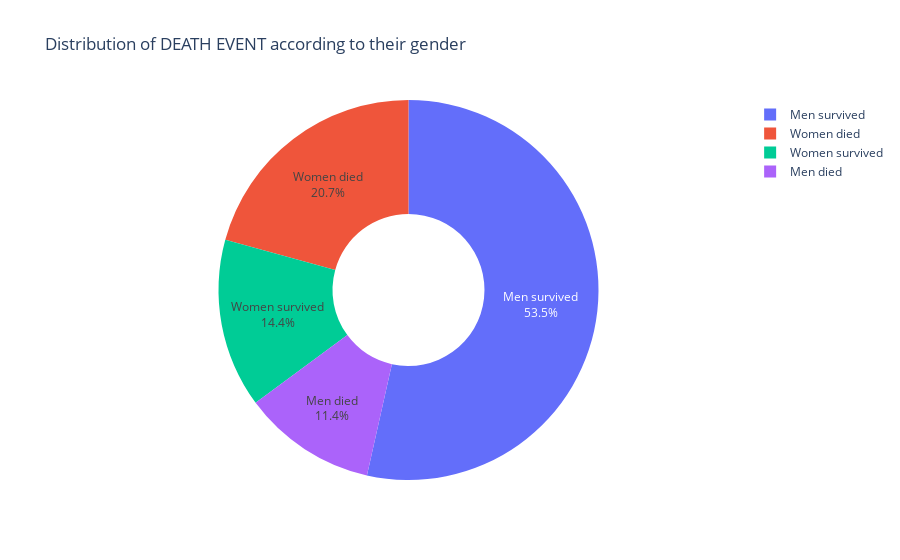

Notebook code for this chart:
### Code cell
len_data = len(train)
len_w = len(train[train["sex"]==0])
len_m = len_data - len_w

men_died = len(train.loc[(train["DEATH_EVENT"]==1) &(train['sex']==0)])
men_survived = len_m - men_died

women_died = len(train.loc[(train["DEATH_EVENT"]==1) & (train['sex']==1)])
women_survived = len_w - women_died

labels = ['Men died','Men survived','Women died','Women survived']
values = [men_died, men_survived, women_died, women_survived]

fig = go.Figure(data=[go.Pie(labels=labels, values=values,textinfo='label+percent',hole=0.4)])
fig.update_layout(
    title_text="Distribution of DEATH EVENT according to their gender")
fig.show()

### Figure 1 — Plotly figure (JSON) as saved in the notebook; plotly's stock layout.template omitted (floating-point values rounded to 4 significant figures)
{"data": [{"hole": 0.4, "labels": ["Men died", "Men survived", "Women died", "Women survived"], "textinfo": "label+percent", "type": "pie", "values": [34, 160, 62, 43]}], "layout": {"autosize": true, "title": {"text": "Distribution of DEATH EVENT according to their gender"}}}
